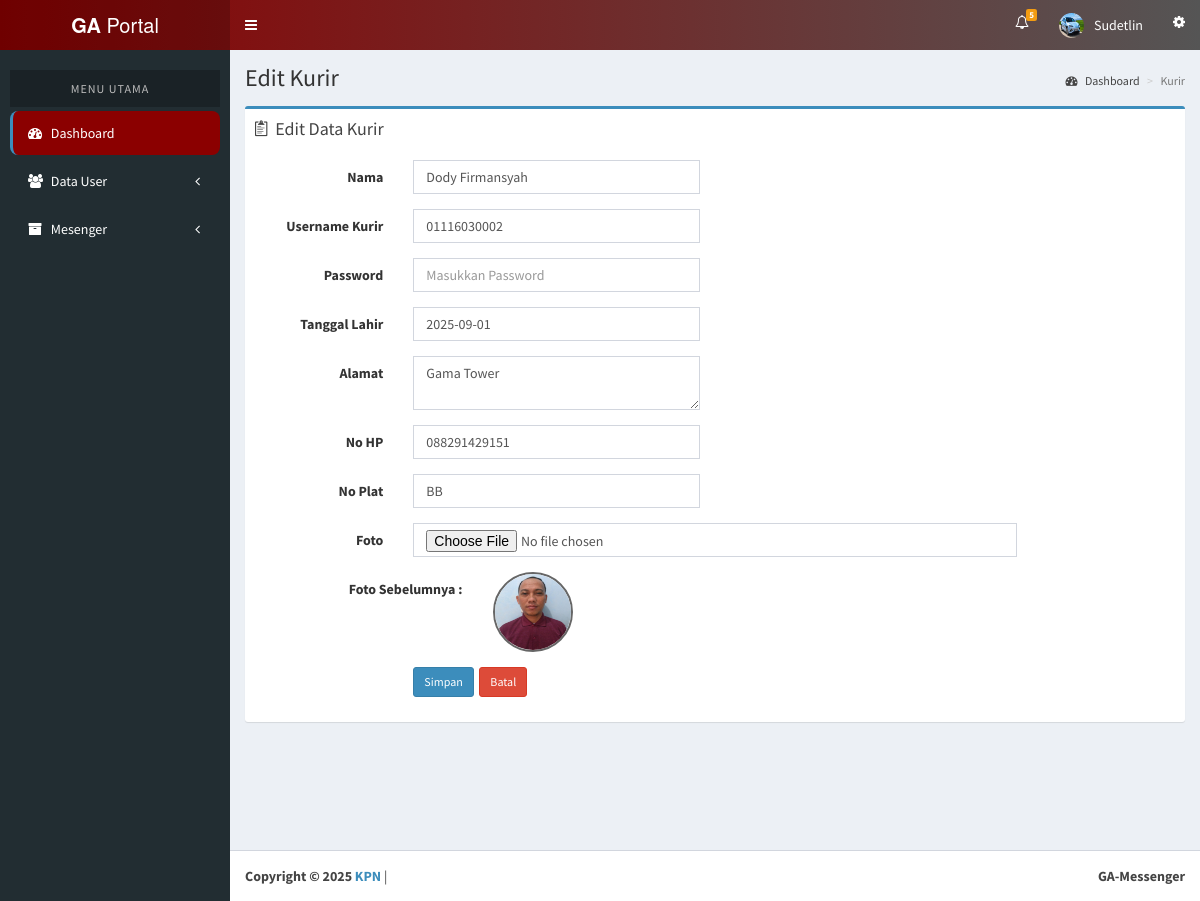
The app's page /admin/editkurir.php?id_kurir=14 (signed in) with its own data.
### tables this page shows
CREATE TABLE `tb_kurir` (
  `id_kurir` int(11) NOT NULL,
  `nama_kurir` varchar(70) NOT NULL,
  `username_kurir` varchar(50) NOT NULL,
  `password` varchar(50) NOT NULL,
  `tanggal_lahir_kurir` date NOT NULL,
  `alamat` text NOT NULL,
  `no_hp_kurir` varchar(12) NOT NULL,
  `email_kurir` varchar(100) NOT NULL,
  `no_plat` varchar(9) NOT NULL,
  `gambar` varchar(255) NOT NULL,
  `created_at` timestamp NULL DEFAULT current_timestamp(),
  `updated_at` timestamp NULL DEFAULT current_timestamp() ON UPDATE current_timestamp()
);

### admin/editkurir.php (the view, shortened to what this page needs)
<html>
<head>
  <link rel="stylesheet" href="../assets/bootstrap/css/bootstrap.min.css">
  <link rel="stylesheet" href="../assets/css/font-awesome.min.css">
  <link rel="stylesheet" href="../assets/css/ionicons.min.css">
  <link rel="stylesheet" href="../assets/dist/css/AdminLTE.min.css">
     <link rel="stylesheet" href="../assets/dist/css/skins/_all-skins.min.css">
     <link rel="stylesheet" href="../assets/plugins/iCheck/flat/blue.css">
     <link rel="stylesheet" href="../assets/plugins/morris/morris.css">
     <link rel="stylesheet" href="../assets/plugins/jvectormap/jquery-jvectormap-1.2.2.css">
     <link rel="stylesheet" href="../assets/plugins/datepicker/datepicker3.css">
     <link rel="stylesheet" href="../assets/plugins/daterangepicker/daterangepicker-bs3.css">
     <link rel="stylesheet" href="../assets/plugins/bootstrap-wysihtml5/bootstrap3-wysihtml5.min.css">
</head>
   <body class="hold-transition skin-blue sidebar-mini">
    <div class="wrapper">
      <?php include "header.php"; ?>
      <?php include "menu.php"; ?>
      <div class="content-wrapper">
        <section class="content-header">
          <h1>
            Edit Kurir
          </h1>
          <ol class="breadcrumb">
            <li><a href="index.php"><i class="fa fa-dashboard"></i> Dashboard</a></li>
            <li class="active">Kurir</li>
          </ol>
        </section>
        <section class="content">
          <div class="row">
            <section class="col-lg-12 connectedSortable">
              <div class="box box-primary">
                <div class="box-header">
                  <i class="ion ion-clipboard"></i>
                  <h3 class="box-title">Edit Data Kurir</h3>
                </div>
                <div class="box-body">
                  <form class="form-horizontal style-form" action="proses/proses_editprofilekurir.php" method="post" enctype="multipart/form-data" name="form1" id="form1">
                    <?php include '../koneksi/koneksi.php';
                    $id			= $_GET['id_kurir'];
                    $sql  		= "SELECT * FROM tb_kurir where id_kurir='".$id."'";
                    $query  	= mysqli_query($db, $sql);
                    $data 		= mysqli_fetch_array($query);?>
                    <div class="form-group">
                      <label class="col-sm-2 col-sm-2 control-label">Nama</label>
                      <div class="col-sm-4">
                        <input value="<?php echo $data['nama_kurir'];?>" name="nama_kurir" type="text" id="nama_kurir" class="form-control" placeholder="Nama Kurir" autocomplete="off" required />
                      </div>
                    </div>
                    <div class="form-group">
                      <label class="col-sm-2 col-sm-2 control-label">Username Kurir</label>
                      <div class="col-sm-4">
                        <input value="<?php echo $data['username_kurir'];?>"name="username_kurir" type="text" id="username_kurir" class="form-control" placeholder="Username Kurir" autocomplete="off" required />
                      </div>
                    </div>
                    <div class="form-group">
                      <label class="col-sm-2 col-sm-2 control-label">Password</label>
                      <div class="col-sm-4">
                        <input name="password" type="password" id="password" class="form-control" placeholder="Masukkan Password" autocomplete="off" required />
                      </div>
                    </div>
                    <div class="form-group">
                      <label class="col-sm-2 col-sm-2 control-label">Tanggal Lahir</label>
                      <div class="col-sm-4">
                        <input type='text' value="<?php echo $data['tanggal_lahir_kurir'];?>" class="input-group date form-control" data-date-format="yyyy-mm-dd" name='tanggal_lahir_kurir' id="tanggal_lahir_kurir" placeholder='Masukkan Tanggal Lahir' required />
                      </div>
                    </div>
                    <div class="form-group">
                      <label class="col-sm-2 col-sm-2 control-label">Alamat</label>
                      <div class="col-sm-4">
                        <textarea name="alamat" id="alamat" class="form-control" placeholder="Masukkan Alamat" autocomplete="off" required /><?php echo $data['alamat'];?></textarea>
                      </div>
                    </div>
                    <div class="form-group">
                      <label class="col-sm-2 col-sm-2 control-label">No HP</label>
                      <div class="col-sm-4">
                        <input value="<?php echo $data['no_hp_kurir'];?>" type="text"name="no_hp_kurir" id="no_hp_kurir" class="form-control" placeholder="Masukkan No HP" autocomplete="off" maxlength="12" onKeyPress="return goodchars(event,'0123456789',this)" required />
                      </div>
                    </div>
                    <div class="form-group">
                      <label class="col-sm-2 col-sm-2 control-label">No Plat</label>
                      <div class="col-sm-4">
                        <input value="<?php echo $data['no_plat'];?>" name="no_plat" type="text" id="no_plat" class="form-control" placeholder="No Plat" autocomplete="off" required />
                      </div>
                    </div>
                    <div class="form-group">
                      <label class="col-sm-2 col-sm-2 control-label">Foto</label>
                      <div class="col-sm-8">
                        <input name="gambar" accept="image/png,image/jpeg,image/jpg" type="file" id="gambar" class="form-control" placeholder="Pilih Gambar" autocomplete="off"/>
                      </div>
                    </div>
                    <div class="form-group">
                      <label class="col-sm-3 col-sm-3 control-label">Foto Sebelumnya : </label>
                      <div class="col-sm-3">
                        <img src="../kurir/images/<?php echo $data['gambar']; ?>" class="img-circle" height="80" width="80" style="border: 2px solid #666666;" />
                      </div>
                    </div>
                    <div class="form-group">
                      <label class="col-sm-2 col-sm-2 control-label"></label>
                      <div class="col-sm-10">
                        <input type="submit" name="input" value="Simpan" class="btn btn-sm btn-primary" />&nbsp;
                        <a href="datakurir.php" class="btn btn-sm btn-danger">Batal</a>
                      </div>
                    </div>
                  </form>
                </div>
              </div>
            </section>
          </div>
        </section>
      </div>
      <?php include "footer.php"; ?>
     </div>
</body>
</html>

### admin/header.php (shortened to what this page needs)
<?php
include '../koneksi/koneksi.php';
$sql = "SELECT * FROM tb_admin WHERE id_admin='".$_SESSION['id']."'";
$query = mysqli_query($db, $sql);
$data = mysqli_fetch_array($query);
$notif_sql = "SELECT * FROM tb_notifikasi WHERE id_pelanggan='".$_SESSION['id']."' AND status='unread' ORDER BY tanggal DESC LIMIT 5";
$notif_q = mysqli_query($db, $notif_sql);
$jumlah_notif = mysqli_num_rows($notif_q);
?>
<header class="main-header" style="background: linear-gradient(90deg, #8B0000, #555555);">
  <a href="index.php" class="logo" style="background: rgba(0,0,0,0.2);">
    <span class="logo-lg"><b>GA</b> Portal</span>
  </a>
  <nav class="navbar navbar-static-top" style="background: transparent; box-shadow: none;">
    <a href="#" class="sidebar-toggle" data-toggle="offcanvas" role="button">
    </a>
    <div class="navbar-custom-menu">
      <ul class="nav navbar-nav">
        <li class="dropdown notifications-menu">
          <a href="#" class="dropdown-toggle" data-toggle="dropdown">
            <i class="fa fa-bell-o"></i>
            <?php if($jumlah_notif > 0){ ?>
              <span class="label label-warning"><?php echo $jumlah_notif; ?></span>
            <?php } ?>
          </a>
        </li>
        <li class="dropdown user user-menu">
          <a href="#" class="dropdown-toggle" data-toggle="dropdown">
            <img src="images/<?php echo $data['gambar']; ?>" class="user-image img-circle" alt="User Image">
            <span class="hidden-xs"><?php echo $_SESSION['nama'];?></span>
          </a>
        </li>
        <li>
          <a href="#" data-toggle="control-sidebar"><i class="fa fa-cog fa-spin"></i></a>
        </li>
      </ul>
    </div>
  </nav>
</header>

### records on screen
tb_kurir: nama_kurir "Dody Firmansyah", username_kurir "01116030002", tanggal_lahir_kurir "2025-09-01", alamat "Gama Tower", no_hp_kurir "088291429151", no_plat "BB", gambar (picture)

### other values on screen
$jumlah_notif "5"
$_SESSION['nama'] "Sudetlin"
